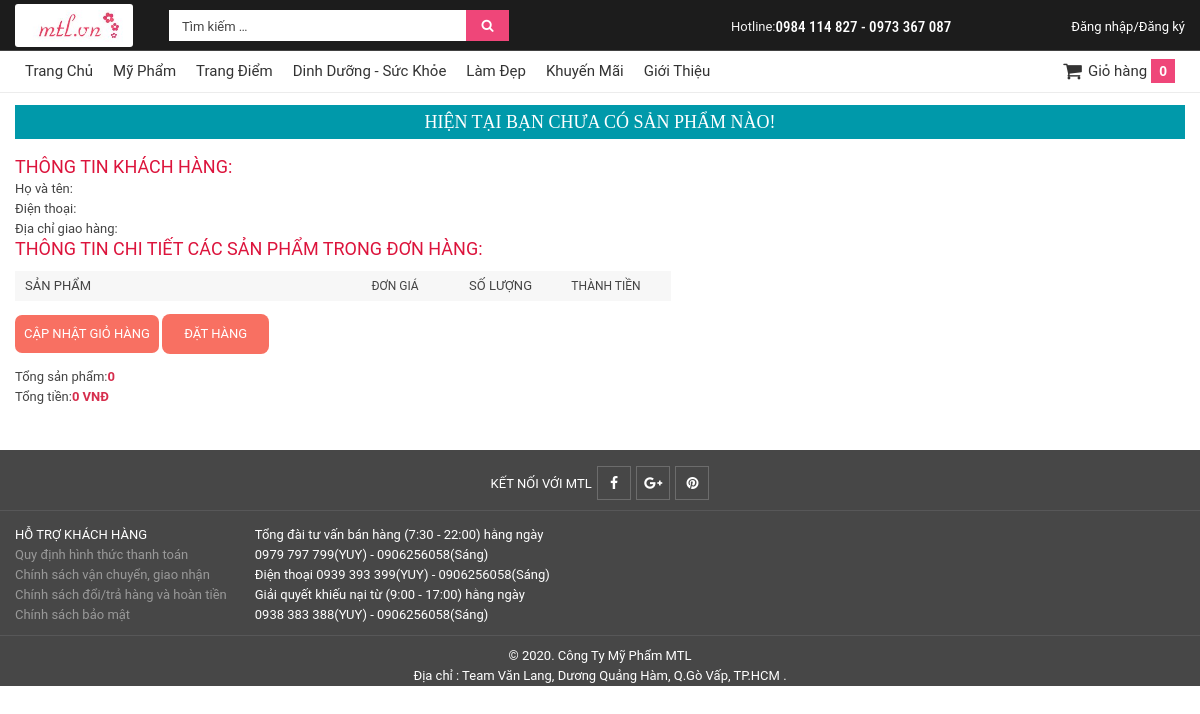
/admin/set_cart.php, run on the app's committed database.
### tables this page shows
CREATE TABLE `logo_website` (
  `id_logo` int(50) NOT NULL,
  `name_logo` varchar(100) NOT NULL,
  `image_logo` varchar(50) NOT NULL
);

CREATE TABLE `menu` (
  `id_menu` int(10) NOT NULL,
  `name_menu` varchar(50) NOT NULL,
  `link_menu` varchar(50) NOT NULL
);

### admin/set_cart.php (the view, shortened to what this page needs)
<?php
	$prd = 0;
?>
<!DOCTYPE html PUBLIC "https://www.facebook.com/huynh.sang.7374/">
<html xmlns="https://www.facebook.com/huynh.sang.7374/">
<head>
<link rel="stylesheet" type="text/css" href="../css/style.css"/>
<link rel="stylesheet" type="text/css" href="../css/reset.css"/>
<link rel="stylesheet" href="https://maxcdn.bootstrapcdn.com/font-awesome/4.4.0/css/font-awesome.min.css" />
</head>
<body>
<div id ="wrapper">
<?php
	include("../index/connect.php");
?>
<div id ="header">
	<div class ="topbar">
    <div class ="container">
    	<div class="logo">
        	<a href="#"><?php
            	$logo_query = mysqli_query($conn,"SELECT * FROM logo_website ORDER BY  id_logo DESC limit 1");
				while($logo_items = mysqli_fetch_array($logo_query))
				{
					echo '<img src="../images/'.$logo_items['image_logo'].'" alt="'.$logo_items['name_logo'].'" tittle="'.$logo_items['name_logo'].'"/>';
				}
			?></a>
        </div>
    	<div class="search">
        	<form class="searchform" action="../index/search.php" method="get">
			<input class="s" onfocus="if (this.value == 'Tìm kiếm …') {this.value = '';}" onblur="if (this.value == '') {this.value =		 		'Tìm kiếm …';}" type="text" name="timkiem" value="Tìm kiếm …" width="300px" />
        	<button class="searchsubmit" name="btTimkiem" type="submit" value=""> </button>
			</form>
        </div>
        <div class="login">
        <?php
        	if (isset($_SESSION['username']))
			{
				echo '<a href="../admin/admin.php" style="display:block; !important;" class="xinchao">Xin chào: '.$_SESSION['username'].'
				<div class="hv_member">
          		<span class="exit"><a href="../admin/logout.php">Đăng xuất</a></span>
         		 </div>
				</a>';
				echo '<a href="#login-box" class="login-window" style="display:none !important;">Đăng nhập</a><a href="#" style="display:none !important;"> / Đăng ký</a>';
			}
			else
			{
				echo '<a href="#login-box" class="login-window" style="display:block !important;">Đăng nhập/Đăng ký</a>
';
			}
		?>
        </div>
       	<div class="hotline">
        	<div class="ptittle">Hotline:</div>
            <div class="pdetail">0984 114 827 - 0973 367 087</div>
        </div>
     </div>
    </div>
    <div class="menu">
    	<div class="container">
        	<div class="nav">
        	<?php
				$menu_query = "SELECT * FROM menu";
				$menu_result = mysqli_query($conn,$menu_query) or die ('Cannot connect table!'.mysqli_error($conn));
				while ($menu_items = mysqli_fetch_array($menu_result,MYSQLI_ASSOC))
				{
					echo "<div class='menu_leve_1'><a href = '../".$menu_items['link_menu']."' class='parent'>".$menu_items['name_menu']."</a>
					<ul class='menuHiden' style='display: none;margin-bottom: 0px;margin-top: 0px;padding-left: 0px;padding-right:10px;'>";
					echo "</ul></div>";
				}
			?>
            <div class="cart_div">
            <a href="san-pham/shopping-cart.php" class="cart_top">
            	<span class="count"><?php echo $prd; ?></span>
    			<span class="tit">Giỏ hàng</span>
    		</a>
            </div>
            </div>
        </div>
    </div>
</div>
<div class="navigation">
</div>
<form method="post" action="success.php">
	<div class="main-shopping">
<p class="cart_info"><?php if($_SESSION['cart'] != NULL) {echo "Thông tin chi tiết giỏ hàng!";} else{echo"Hiện tại bạn chưa có sản phẩm nào!";} ?></p>
		<?php
        	$khachhang = mysqli_query($conn,"SELECT * FROM account WHERE user_name ='".$_SESSION['username']."'");
			$items = mysqli_fetch_array($khachhang);
		?>
        		<div class="ttkh">
					<span class="ttkh">THÔNG TIN KHÁCH HÀNG:</span>
           		 	<br/>Họ và tên: <?php echo $items['ho_ten']; ?>
                    <br/>Điện thoại:<?php echo $items['dien_thoai']; ?>
                    <br/>Địa chỉ giao hàng: <?php echo $items['dia_chi']; ?>
				</div>
		<span class="ttkh">THÔNG TIN CHI TIẾT CÁC SẢN PHẨM TRONG ĐƠN HÀNG:</span>
        <div class="clear10px"></div>
	<div class="cart_oder">
    	<ul class="top_cart">
        	<li class="sp">SẢN PHẨM </li>
            <li class="dg">ĐƠN GIÁ</li>
            <li class="sl">SỐ LƯỢNG</li>
            <li class="tt">THÀNH TIỀN</li>
        </ul>
<?php
	$sum_all = 0;
	$sum_sp = 0;
?>
    </div>
<p class="update_cart">
	<input type="submit" name="update_cart" value="Cập nhật giỏ hàng" class="cap_nhat_cart"/>
    <input type="submit" name="btDathang" value="ĐẶT HÀNG" class="dat_hangsr"/>
</p>
<p class="sum_money">Tổng sản phẩm:<strong class="sum_sp"><?php echo $sum_sp; ?></strong><br/>Tổng tiền:<strong class="sum_sp"><?php echo number_format($sum_all); ?> VNĐ</strong></p>
</form>
</div>
<div class="clear10px"></div>
<div class="footer">
	<div class="homeEmail">
    	<div class="container">
        	<div class="connect">
            	KẾT NỐI VỚI MTL
                <a title="Facebook Lữ Quí Long" href="https://www.facebook.com/Long.Lee123" rel="nofollow" target="_blank" class="fb"></a>
                <a title="Google+ Lữ Quí Long" href="https://plus.google.com/u/1/110437871752923052188/posts" rel="nofollow" target="_blank" class="gg"></a>
                <a title="Youtube Lữ Quí Long" href="https://www.youtube.com/channel/UC57CLyFw6NgFBLzlscQReUg" rel="nofollow" target="_blank" class="ytb"></a>
            </div>
        </div>
    </div>
    <div class="container">
    	<div class="link">
        	<div class="tittleSk">HỖ TRỢ KHÁCH HÀNG</div>
            <ul>
            	<li><a href="#" title="Quy định hình thức thanh toán">Quy định hình thức thanh toán</a></li>
                <li><a href="#" title="Chính sách vận chuyển, giao nhận">Chính sách vận chuyển, giao nhận</a></li>
                <li><a href="#" title=" Chính sách đổi/trả hàng và hoàn tiền "> Chính sách đổi/trả hàng và hoàn tiền </a></li>
                <li><a href="#" title=" Chính sách bảo mật "> Chính sách bảo mật </a></li>
            </ul>
        </div>
        <div class="link call"> Tổng đài tư vấn bán hàng (7:30 - 22:00) hằng ngày<br/>
        	<span class="tongtaituphone">0979 797 799(YUY) - 0906256058(Sáng)</span><br/>
            Điện thoại
            <span class="tongtaituphone">0939 393 399(YUY)  - 0906256058(Sáng)</span><br/>
            Giải quyết khiếu nại từ (9:00 - 17:00) hằng ngày
            <span class="tongtaituphone">0938 383 388(YUY) - 0906256058(Sáng)</span>
        </div>
    </div>
    <div class="footerAdd"> © 2020. Công Ty Mỹ Phẩm MTL<br/>
    Địa chỉ : Team Văn Lang, Dương Quảng Hàm, Q.Gò Vấp, TP.HCM .
    </div>
</div>
</body>
</html>

### data on the page
logo_website: image_logo (picture)
menu: name_menu "Trang Chủ"
menu: name_menu "Mỹ Phẩm"
menu: name_menu "Trang Điểm"
menu: name_menu "Dinh Dưỡng - Sức Khỏe"
menu: name_menu "Làm Đẹp"
menu: name_menu "Khuyến Mãi"
menu: name_menu "Giới Thiệu"

### other printed values
$prd "0"
$sum_sp "0"
$sum_all "0"
